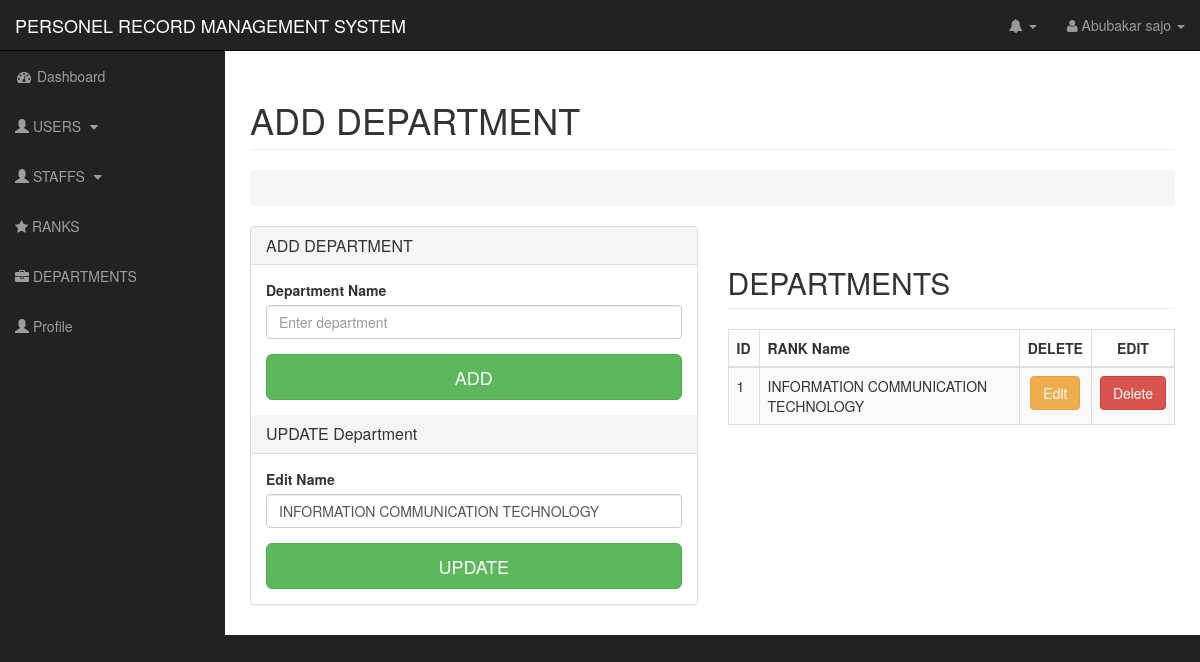
/adddepartment.php?edit=1 (signed in), run on the app's committed database.
### tables this page shows
CREATE TABLE `tbldepartments` (
  `dep_id` int(11) NOT NULL,
  `depname` varchar(100) NOT NULL
);

### functions.php (called while the page is built, shortened)
<?php
function escapeString($string){
    global $conn;
    return mysqli_escape_string($conn, trim($string));
}

### adddepartment.php (the view, shortened to what this page needs)
<?php include 'includes/header.php' ?>
    <div id="wrapper">
<?php include 'includes/nav.php' ?>
<?php include 'includes/title.php' ?>
        <div class="row">
            <div class="col-md-6">
                <div class="panel panel-default">
                    <div class="panel-heading">
                        <h3 class="panel-title">ADD DEPARTMENT</h3>
                    </div>
                    <div class="panel-body">
                        <form role="form" method="post" action="adddepartment.php">
                            <fieldset>
                                <div class="form-group">
                                    <label for="firstname">Department Name</label>
                                    <input class="form-control" value="<?= isset($_POST['department'])? $_POST['department'] : ''; ?>" placeholder="Enter department" name="department" type="text">
                                </div>
                                <button type="submit" name="submit" class="btn btn-lg btn-success btn-block">ADD</button>
                            </fieldset>
                        </form>
                    </div>
                    <?php
                    if (isset($_GET['edit'])) {
                       $dep_id = escapeString($_GET['edit']);
                       $query = "SELECT * FROM `tbldepartments` WHERE dep_id = $dep_id";
                       $select_depa = mysqli_query($conn, $query);
                       if (mysqli_num_rows($select_depa)) {
                        $row = mysqli_fetch_assoc($select_depa);
                        $depname = $row['depname'];
                         }
                        ?>
                    <div class="panel-heading">
                        <h3 class="panel-title">UPDATE Department</h3>
                    </div>
                    <div class="panel-body">
                        <form role="form">
                            <fieldset>
                                <div class="form-group">
                                    <label for="firstname">Edit Name</label>
                                    <input class="form-control" value="<?= $depname; ?>" placeholder="Enter departmrnt" name="dep" type="text">
                                </div>
                                <button type="submit" name="updatedep" class="btn btn-lg btn-success btn-block">UPDATE</button>
                            </fieldset>
                        </form>
                    </div>
                    <?php }?>
                </div>
            </div>
            <div class="col-lg-6">
                        <h2 class="page-header">DEPARTMENTS</h2>
                        <div class="table-responsive">
                            <table class="table table-bordered table-hover table-striped">
                                <thead>
                                    <tr>
                                        <th>ID</th>
                                        <th>RANK Name</th>
                                        <th class="text-center">DELETE</th>
                                        <th class="text-center">EDIT</th>
                                    </tr>
                                </thead>
                                <tbody>
                        <?php
                          $query = "SELECT * FROM `tbldepartments`";
                          $select_depa = mysqli_query($conn, $query);
                          if (mysqli_num_rows($select_depa)) {
                           while ($row = mysqli_fetch_assoc($select_depa)){
                               $dep_id   = $row['dep_id'];
                               $department = $row['depname'];
                                   echo "<tr>";
                                       echo "<td>$dep_id</td>";
                                       echo "<td>$department</td>";
                                       echo "<td class='text-center'> <a href='adddepartment.php?edit=$dep_id' class='btn btn-warning'>Edit</a> </td>";
                                       echo "<td><a class='btn btn-danger' onclick='return confirm(\"Are you sure you want to Delete\")' href='adddepartment.php?delete=$dep_id'>Delete</a></td>";
                                  echo " </tr>";
                                }
                            }
                          ?>
                                </tbody>
                            </table>
                        </div>
                    </div>
        </div>
        </div>
        </div>
    </div>
    <?php include 'includes/footer.php' ?>

### css/sb-admin.css (style rules this page uses)
body { margin-top: 100px; background-color: #222; }
@media (min-width:768px) { body { margin-top: 50px; } }
#wrapper { padding-left: 0; }
@media (min-width:768px) { #wrapper { padding-left: 225px; } }

### data on the page
tbldepartments: dep "INFORMATION COMMUNICATION TECHNOLOGY", dep_id "1", depname "INFORMATION COMMUNICATION TECHNOLOGY"

### other printed values
$_SESSION['firstname'] "Abubakar"
$_SESSION['lastname'] "sajo"
$heading "ADD DEPARTMENT"
